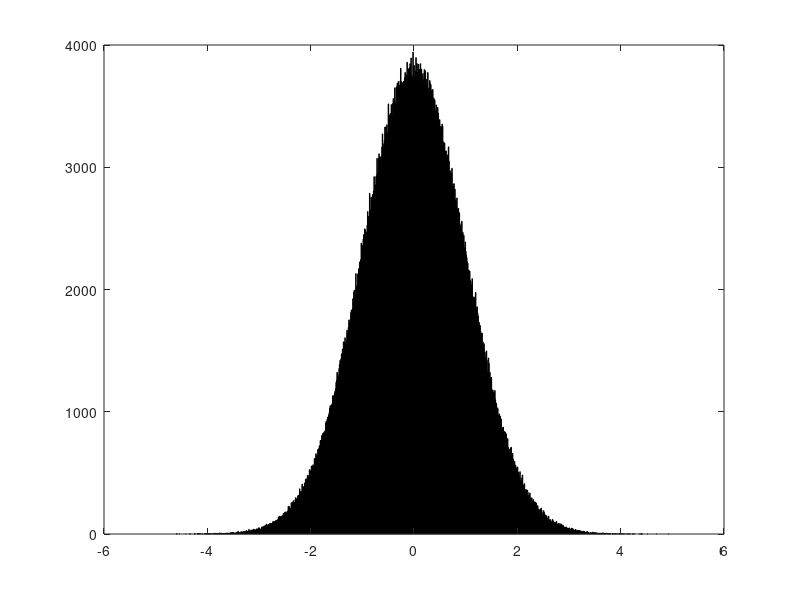

This figure's MATLAB source: (Note: this script raises an error after producing the figure.)
%% **************************************************************************
% LESSON 4: PROGRAMMERS TOOLBOX
% **************************************************************************

% Polymorphism ---> same function behaves differently for different types of arg. e.g. sqrt on a matrix vs scala
a=[1 4;9 16; 25 36]
sqrt_a = sqrt (a)

% However some of the functions behave differently. For E.g. 

a = [1:10] 
sum (a)

b=[1 2;3 4; 5 6] 
sum(b)    % This will return row vector with sum of each of the columns 


% max function:

[maxnum  index_of_max_num] = max( [1 2 -4 8] )


%% **************************************************************************
% LESSON 4B: MATRIX BUILDING
% **************************************************************************

% Function for matrix creation:
zeros(4)
zeros (3,4)
ones(5,4)
6*ones(5,4)

%Diagonal matrix: 
diag ([7 8 9 5])

eye (3,4)

rand (4,5)
% For all these, if you provide only one argument, then it creates a square matrix.

% getting integer random number:
rand_mat = 1 + rand (5,4)*10
fix (rand_mat)
floor (rand_mat)
ceil (rand_mat)

%there is a builtin function for creating matrices with random integer values:
randi (10,4,5) % Values up to 10, 4x5 matrix 
randi ( [10 20],4,5) % Values between 10 and 20, 4x5 matrix 

%Random numbers following Normal or Gaussian distribution /bell curve: 

x = randn ( 4,5) % 4x5 matrix with normal distribution of mean 0 and SD 1

r = randn(1,1000000);
hist(r,1000); % Second argument is the number of bins. 



% RAndom Number: Not truely random. Always start with 0.8147.
% Can set seed with rng()
% Can get a differnet random number everytime: use rng('shuffle')

%% **************************************************************************
% LESSON 4C: INPUT OUTPUT
% **************************************************************************
% - Can use Input function for getting user inputs. Refer to fn_io_example.m
% - Note that string passed in as prompt has to be in single quotes '
fn_io_example


fprintf ("\n Examples of \n number = %d \n float with 2 decimal = %.2f \n float with 3 decimal = %.3f \n and a percent and backslash signs : %% \\",num,flt,flt);



%% **************************************************************************
% LESSON 4D: PLOTTING
% **************************************************************************
t=[1:10]
a =[1:10].^2
plot(a)

b=(-10:10).^2
plot(b)

% With figure command, you can start a new figure wondow: 

b1= (-10:10)
figure (4)
plot(b1,b)

% Plot function is polymorphic and can take diff types of values
%e.g.

x1= 0:0.1:2*pi; y1=sin(x1);
x2= pi/2:0.1:3*pi; y2=cos(x2);

plot(x1,y1,x2,y2)

% With diff colors: 
plot(x1,y1,'r', x2,y2, 'k:') %k for black, : for dotted line

help plot


figure (1);
plot (t,a,'m--o') %  = magenta, o=circle and -- dashed

%to plot multiple curves on the same figure, use hold command: 
figure (2)
plot(x1,y1,'r')
hold on

plot(x2,y2,'k--x')

% grid : turns on and off the grid lines
grid

% setting title, lables and legends
title ('A sine and cosine curve');
xlabel ('Argument to sine or cosine');
ylabel ('Value of sine or cosine');
legend('sine','cosine')

%Order in which the legend appears is in same squence as what was plotted

% to set the custom axis: 
axis([-2 12 -1.5 1.5])


%% **************************************************************************
% LESSON 4E: DEBUGGING
% **************************************************************************
%Syntax error - can be found at the start of execution 
%Symantic Error - Runtime error - can be found while execution is in progress

%During debugging, the prompt changes to K that means it possible to use 
% keyboard inputs

% To quit debugger: dbquit or quit debugging button on top